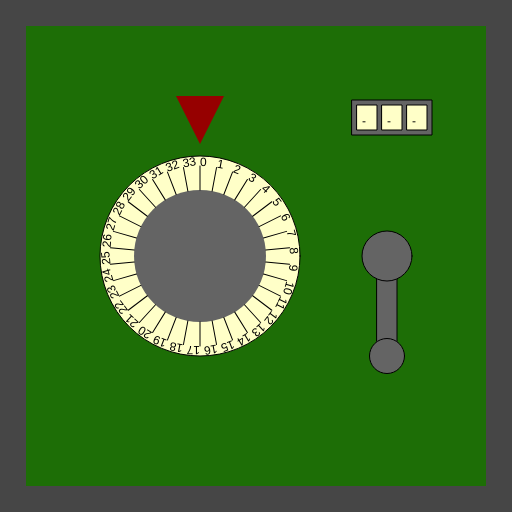
Frame 1 (no input)
Frame 60 (no input): identical to frame 1, image omitted
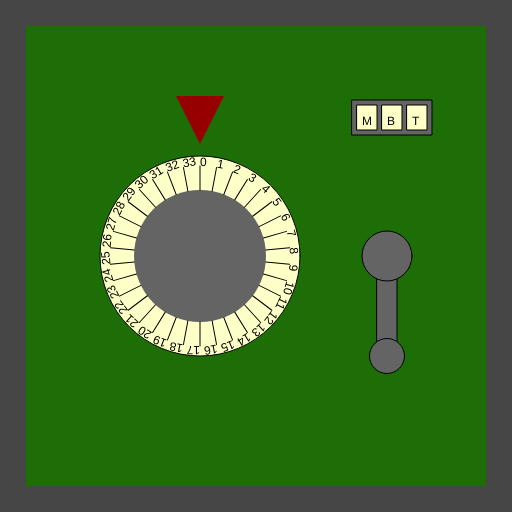
Frame 120 (the mouse pressed at the canvas centre since frame 60)

The p5.js sketch that drew these frames (run headless with seeded random() and noise() and a simulated clock; from frame 60 on, the mouse is pressed at the canvas centre):

// p5.js sketch
// ── sketch.js
/*

Officer: 4098078
CaseNum: 303-1-27606581-4098078

Case 303 - The Case of the Crooked Attorney
Stage 2 - Torvalds' House

This safe is in Torvalds’ home study. Be careful. If you get caught, I don’t know you !

Crack this safe by doing the following:

	Whilst the mouse is being dragged:
	- Decrement Classified_Safe_Combination_0 by 2

	When any key is released:
	- Increment Classified_Safe_Combination_1 by 3

	When the mouse button is pressed:
	- Make Classified_Safe_Combination_2 equal to the string "MBT"

	When any key is pressed:
	- Make Classified_Safe_Combination_2 equal to the string "FEY"



This time you'll need to create the relevant event handlers yourself.

There are many possible ways of investigating this case, but you
should use ONLY the following commands:

	- The assignment operator aka. the equals sign !
	- Incrementing +=
	- Decrementing -=

*/

//declare the variables

var Classified_Safe_Combination_0;
var Classified_Safe_Combination_1;
var Classified_Safe_Combination_2;


function preload()
{
	//IMAGES WILL BE LOADED HERE

}

function setup()
{
	createCanvas(512,512);

	//initialise the variables
	Classified_Safe_Combination_0 = 0;
	Classified_Safe_Combination_1 = 0;
	Classified_Safe_Combination_2 = "";

}

///////////////////EVENT HANDLERS///////////////////

//Create event handlers here to open the safe ...
function mouseDragged()
{
	console.log("mouseDragged", mouseX, mouseY);
  Classified_Safe_Combination_0 -= 2;
}

function keyReleased()
{
	console.log("keyReleased", key);
  Classified_Safe_Combination_1 += 3
}

function mousePressed()
{
	console.log("mousePressed");
  Classified_Safe_Combination_2 = "MBT"
}

function keyPressed()
{
	console.log("keyPressed", key);
  Classified_Safe_Combination_2 = "FEY"
}

///////////////DO NOT CHANGE CODE BELOW THIS POINT///////////////////

function draw()
{

	//Draw the safe door
	background(70);
	noStroke();
	fill(29,110,6);
	rect(26,26,width-52,width-52);

	//Draw the combination dial
	push();
	translate(200,height/2);
	drawDial(200, Classified_Safe_Combination_0, 34);
	pop();

	//Draw the lever
	push();
	translate(width - 125,256);
	drawLever(Classified_Safe_Combination_1);
	pop();

	//Draw the spinner
	push();
	translate(width - 120,100);
	drawSpinner(3, Classified_Safe_Combination_2);
	pop();

}

function drawDial(diameter,num,maxNum)
{
	//the combination lock

	var r = diameter * 0.5;
	var p = r * 0.6;

	stroke(0);
	fill(255,255,200);
	ellipse(0,0,diameter,diameter);
	fill(100);
	noStroke();
	ellipse(0,0,diameter*0.66,diameter*0.66);
	fill(150,0,0);
	triangle(
		-p * 0.4,-r-p,
		p * 0.4,-r-p,
		0,-r-p/5
	);

	noStroke();

	push();
	var inc = 360/maxNum;

	rotate(radians(-num * inc));
	for(var i = 0; i < maxNum; i++)
	{
		push();
		rotate(radians(i * inc));
		stroke(0);
		line(0,-r*0.66,0,-(r-10));
		noStroke();
		fill(0);
		text(i,0,-(r-10));
		pop();
	}

	pop();
}

function drawLever(rot)
{
	push();
	rotate(radians(-rot))
	stroke(0);
	fill(100);
	rect(-10,0,20,100);
	ellipse(0,0,50,50);
	ellipse(0,100,35,35);
	pop();
}

function drawSpinner(numSpinners, val)
{
	var sw = 20;
	var ow = (sw + 5) * numSpinners + 5;
	stroke(0);
	fill(100);
	rect(-ow/2,0,ow,35);
	if(typeof(val) == "number")
	{
		val = floor(val).toString(); //convert to string
	}


	for(var d = numSpinners - val.length; d > 0; d--)
	{
		val = "-" + val;
	}

	for(var i = 0; i < numSpinners; i++)
	{
		stroke(0);
		fill(255,255,200);
		rect(-ow/2 + i * (sw + 5) + 5,5,20,25);
		fill(0);
		noStroke();
		text(val[i],-ow/2 + sw/2 + i * (sw +5),25);
	}

}
